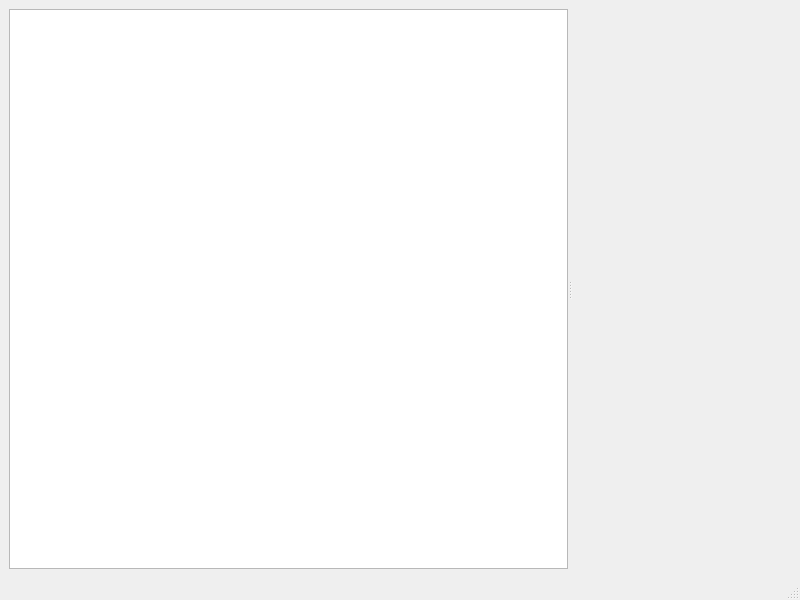
<?xml version="1.0" encoding="UTF-8"?>
<ui version="4.0">
 <class>PipelineVisualizationTest</class>
 <widget class="QMainWindow" name="PipelineVisualizationTest">
  <property name="geometry">
   <rect>
    <x>0</x>
    <y>0</y>
    <width>800</width>
    <height>600</height>
   </rect>
  </property>
  <property name="windowTitle">
   <string>MainWindow</string>
  </property>
  <widget class="QWidget" name="centralwidget">
   <layout class="QGridLayout" name="gridLayout">
    <item row="0" column="0">
     <widget class="QSplitter" name="splitter">
      <property name="orientation">
       <enum>Qt::Horizontal</enum>
      </property>
      <widget class="FuGenPipelineEditor" name="PipelineEditor"/>
      <widget class="FuGenGLView" name="EdgeVisualizer" native="true"/>
     </widget>
    </item>
   </layout>
  </widget>
  <widget class="QMenuBar" name="menubar">
   <property name="geometry">
    <rect>
     <x>0</x>
     <y>0</y>
     <width>800</width>
     <height>30</height>
    </rect>
   </property>
  </widget>
  <widget class="QStatusBar" name="statusbar"/>
 </widget>
 <customwidgets>
  <customwidget>
   <class>FuGenGLView</class>
   <extends>QWidget</extends>
   <header location="global">View/EdgeVisualizer/FuGenGLView.h</header>
   <container>1</container>
  </customwidget>
  <customwidget>
   <class>FuGenPipelineEditor</class>
   <extends>QGraphicsView</extends>
   <header location="global">View/PipelineEditor/FuGenPipelineEditor.h</header>
  </customwidget>
 </customwidgets>
 <resources/>
 <connections/>
</ui>
